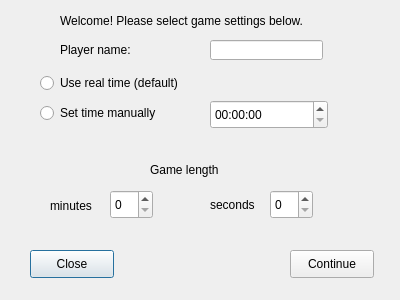
<?xml version="1.0" encoding="UTF-8"?>
<ui version="4.0">
 <class>Dialog</class>
 <widget class="QDialog" name="Dialog">
  <property name="geometry">
   <rect>
    <x>0</x>
    <y>0</y>
    <width>400</width>
    <height>300</height>
   </rect>
  </property>
  <property name="windowTitle">
   <string>Dialog</string>
  </property>
  <widget class="QPushButton" name="closeButton">
   <property name="geometry">
    <rect>
     <x>30</x>
     <y>250</y>
     <width>84</width>
     <height>28</height>
    </rect>
   </property>
   <property name="text">
    <string>Close</string>
   </property>
  </widget>
  <widget class="QPushButton" name="continueButton">
   <property name="geometry">
    <rect>
     <x>290</x>
     <y>250</y>
     <width>84</width>
     <height>28</height>
    </rect>
   </property>
   <property name="text">
    <string>Continue</string>
   </property>
  </widget>
  <widget class="QSpinBox" name="minutesSpinBox">
   <property name="geometry">
    <rect>
     <x>110</x>
     <y>190</y>
     <width>43</width>
     <height>29</height>
    </rect>
   </property>
  </widget>
  <widget class="QSpinBox" name="secondsSpinBox">
   <property name="geometry">
    <rect>
     <x>270</x>
     <y>190</y>
     <width>43</width>
     <height>29</height>
    </rect>
   </property>
  </widget>
  <widget class="QLabel" name="minutesLabel">
   <property name="geometry">
    <rect>
     <x>50</x>
     <y>190</y>
     <width>63</width>
     <height>31</height>
    </rect>
   </property>
   <property name="text">
    <string>minutes</string>
   </property>
  </widget>
  <widget class="QLabel" name="secondsLabel">
   <property name="geometry">
    <rect>
     <x>210</x>
     <y>189</y>
     <width>63</width>
     <height>31</height>
    </rect>
   </property>
   <property name="text">
    <string>seconds</string>
   </property>
  </widget>
  <widget class="QLabel" name="gameLengthLabel">
   <property name="geometry">
    <rect>
     <x>150</x>
     <y>160</y>
     <width>91</width>
     <height>20</height>
    </rect>
   </property>
   <property name="text">
    <string>Game length</string>
   </property>
  </widget>
  <widget class="QLabel" name="welcomeLabel">
   <property name="geometry">
    <rect>
     <x>60</x>
     <y>10</y>
     <width>301</width>
     <height>21</height>
    </rect>
   </property>
   <property name="text">
    <string>Welcome! Please select game settings below.</string>
   </property>
  </widget>
  <widget class="QTimeEdit" name="timeEdit">
   <property name="geometry">
    <rect>
     <x>210</x>
     <y>100</y>
     <width>118</width>
     <height>29</height>
    </rect>
   </property>
  </widget>
  <widget class="QRadioButton" name="realTimeRadioButton">
   <property name="geometry">
    <rect>
     <x>40</x>
     <y>70</y>
     <width>171</width>
     <height>26</height>
    </rect>
   </property>
   <property name="text">
    <string>Use real time (default)</string>
   </property>
  </widget>
  <widget class="QRadioButton" name="manualTimeRadioButton">
   <property name="geometry">
    <rect>
     <x>40</x>
     <y>100</y>
     <width>141</width>
     <height>26</height>
    </rect>
   </property>
   <property name="text">
    <string>Set time manually</string>
   </property>
  </widget>
  <widget class="QLineEdit" name="playerNameEdit">
   <property name="geometry">
    <rect>
     <x>210</x>
     <y>40</y>
     <width>113</width>
     <height>20</height>
    </rect>
   </property>
   <property name="maxLength">
    <number>8</number>
   </property>
  </widget>
  <widget class="QLabel" name="playerNameLabel">
   <property name="geometry">
    <rect>
     <x>60</x>
     <y>40</y>
     <width>91</width>
     <height>20</height>
    </rect>
   </property>
   <property name="text">
    <string>Player name:</string>
   </property>
  </widget>
 </widget>
 <resources/>
 <connections>
  <connection>
   <sender>continueButton</sender>
   <signal>clicked()</signal>
   <receiver>Dialog</receiver>
   <slot>accept()</slot>
   <hints>
    <hint type="sourcelabel">
     <x>331</x>
     <y>263</y>
    </hint>
    <hint type="destinationlabel">
     <x>199</x>
     <y>149</y>
    </hint>
   </hints>
  </connection>
  <connection>
   <sender>closeButton</sender>
   <signal>clicked()</signal>
   <receiver>Dialog</receiver>
   <slot>reject()</slot>
   <hints>
    <hint type="sourcelabel">
     <x>71</x>
     <y>263</y>
    </hint>
    <hint type="destinationlabel">
     <x>199</x>
     <y>149</y>
    </hint>
   </hints>
  </connection>
 </connections>
</ui>
